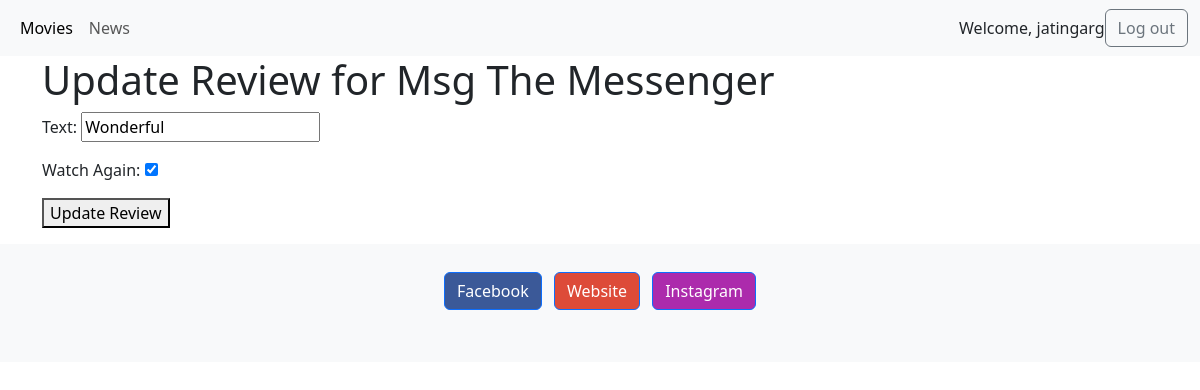
The page /movie/review/1 (signed in) on the database its author committed.
### movie/models.py (models this page shows, shortened)
class Review(models.Model):
    text = models.CharField(max_length=100)
    date = models.DateTimeField(auto_now_add=True)
    user = models.ForeignKey(User,on_delete=models.CASCADE)
    movie = models.ForeignKey(Movie,on_delete=models.CASCADE)
    watchAgain = models.BooleanField()

class Movie(models.Model):
    title = models.CharField(max_length=100)
    description = models.CharField(max_length=250)
    image = models.ImageField(upload_to='movie/images/')
    url = models.URLField(blank=True)

### movie/views.py (the view, shortened to what this page needs)
# urls.py: path('review/<int:review_id>', views.updatereview, name='updatereview'),
@login_required
def updatereview(request, review_id):
    review = get_object_or_404(Review,pk=review_id,user=request.user) # other users can't access the review. only user who created this review can update/delete it.
    if request.method =='GET':
        form = ReviewForm(instance=review)
        return render(request, 'updatereview.html', {'review': review,'form':form})

### movie/forms.py
class ReviewForm(ModelForm):
    class Meta:
        model = Review
        fields = ['text','watchAgain']
        labels = {
            'watchAgain': ('Watch Again')
        }

### movie/templates/updatereview.html (shortened to what this page needs)
{% extends 'base.html' %}
{% block content %}
<h1>Update Review for {{ review.movie.title }}</h1>
<form method="POST">
{{ form.as_p }}
<button type="submit">Update Review</button>
</form>
{% endblock content %}

### moviereviews/templates/base.html (shortened to what this page needs)
<head>
    <link href="https://cdn.jsdelivr.net/npm/bootstrap@5.3.0-alpha2/dist/css/bootstrap.min.css" rel="stylesheet">
</head>
<nav class="navbar navbar-expand-lg navbar-light bg-light">
  <div class="container-fluid">
      <ul class="navbar-nav me-auto mb-2 mb-lg-0">
          <li class="nav-item">
          <a class="nav-link active" aria-current="page" href="{% url 'home' %}">Movies</a>
          </li>
          <li class="nav-item">
          <a class="nav-link" href="#">News</a>
          </li>
      </ul>
      {% if user.is_authenticated %}
            Welcome, {{ user.username }}
            <a href="{% url 'logoutaccount' %}" class="btn btn-outline-secondary">Log out</a>
        {% else %}
            <a href="{% url 'loginaccount' %}" class="btn btn-outline-primary">Login</a>
            <a href="{% url 'signupaccount' %}" class="btn btn-outline-secondary">Sign Up</a>
        {% endif %}
  </div>
</nav>
<div class="container">
    {% block content %}
    {% endblock content %}
</div>
<footer class="bg-light text-center ">
  <div class="container p-4">
    <section class="mb-4">
      <a class="btn btn-primary btn-floating m-1" style="background-color: #3b5998" href="https://www.facebook.com/SaintDrRamRahimMSG" role="button">Facebook</a>
      <a class="btn btn-primary btn-floating m-1" style="background-color: #dd4b39" href="https://www.saintdrmsginsan.me/" role="button">Website</a>
      <a class="btn btn-primary btn-floating m-1" style="background-color: #ac2bac" href="https://www.instagram.com/saintdrmsginsan/" role="button">Instagram</a>
    </section>
  </div>
</footer>

### rows shown on the page
Review: movie "Msg The Messenger", text "Wonderful", watchAgain "☑"

### other values the page prints
{{ user.username }} "jatingarg"
